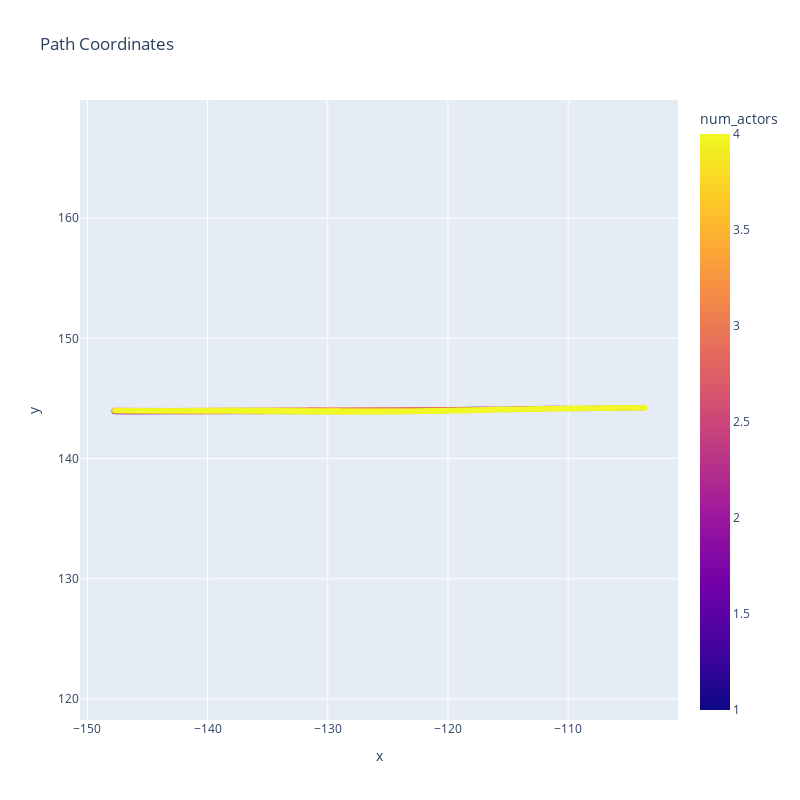

The notebook cell this image was saved under:
### Code cell
fig = px.scatter(df_coords[(df_coords['man_id'] == 'road2281_lane0')], x='x', y='y', color='num_actors', opacity=0.2, title='Path Coordinates', width=800, height=800)
fig.update_yaxes(
    scaleanchor="x",
    scaleratio=1,
  )
fig.show()

### Figure 1 — Plotly figure (JSON) as saved in the notebook; plotly's stock layout.template omitted (floating-point values rounded to 4 significant figures; data arrays with more than 128 entries replaced by an {"elided": "..."} marker saying what was removed)
{"data": [{"hovertemplate": "x=%{x}<br>y=%{y}<br>num_actors=%{marker.color}<extra></extra>", "legendgroup": "", "marker": {"color": {"elided": "32386 int values"}, "coloraxis": "coloraxis", "opacity": 0.2, "symbol": "circle"}, "mode": "markers", "name": "", "showlegend": false, "type": "scattergl", "x": {"elided": "32386 float values"}, "xaxis": "x", "y": {"elided": "32386 float values"}, "yaxis": "y"}], "layout": {"coloraxis": {"colorbar": {"title": {"text": "num_actors"}}, "colorscale": [[0, "#0d0887"], [0.1111, "#46039f"], [0.2222, "#7201a8"], [0.3333, "#9c179e"], [0.4444, "#bd3786"], [0.5556, "#d8576b"], [0.6667, "#ed7953"], [0.7778, "#fb9f3a"], [0.8889, "#fdca26"], [1, "#f0f921"]]}, "height": 800, "legend": {"tracegroupgap": 0}, "title": {"text": "Path Coordinates"}, "width": 800, "xaxis": {"anchor": "y", "domain": [0, 1], "title": {"text": "x"}}, "yaxis": {"anchor": "x", "domain": [0, 1], "scaleanchor": "x", "scaleratio": 1, "title": {"text": "y"}}}}
